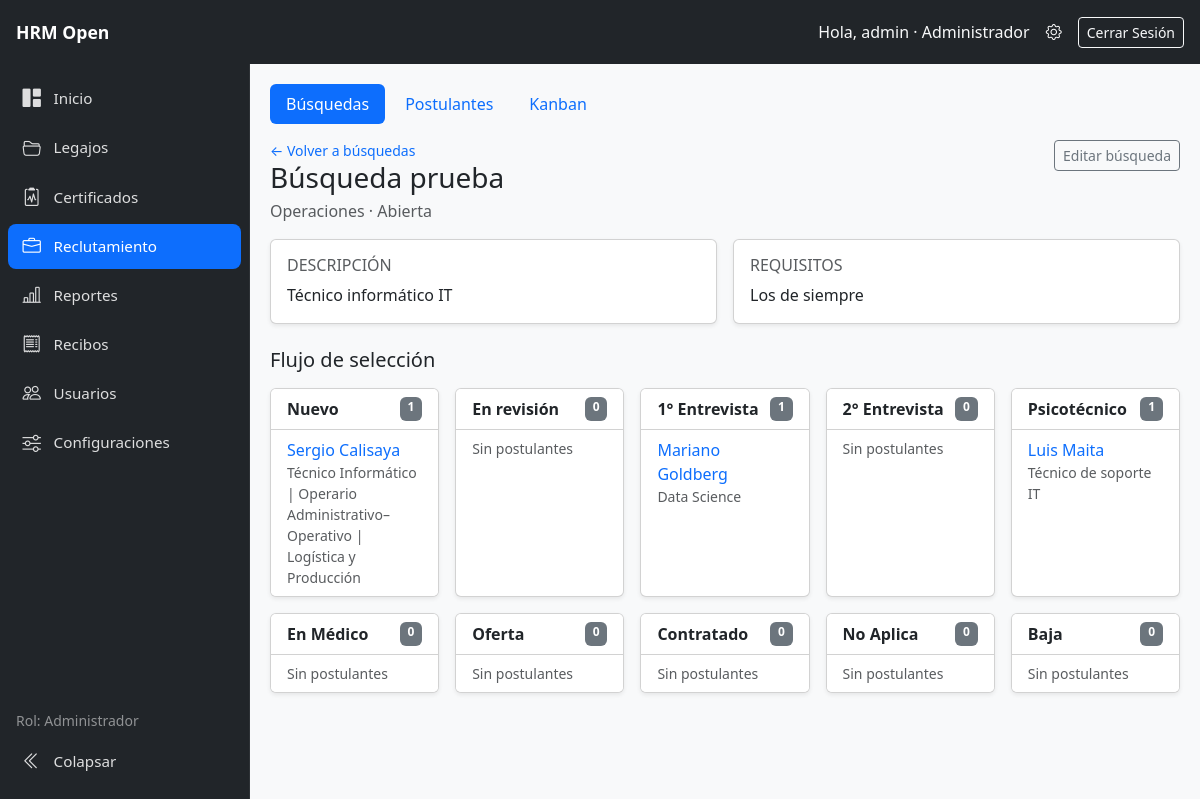
Screenshot of /recruitment/positions/1/ (signed in) with the database file from the repository.
### recruitment/models.py (models this page shows, shortened)
class Position(models.Model):
    class Status(models.TextChoices):
        OPEN = "abierta", "Abierta"
        PAUSED = "pausada", "Pausada"
        CLOSED = "cerrada", "Cerrada"
    title = models.CharField("Título", max_length=150)
    client = models.CharField("Cliente / Área", max_length=150, blank=True)
    description = models.TextField("Descripción", blank=True)
    requirements = models.TextField("Requisitos", blank=True)
    status = models.CharField("Estado", max_length=10, choices=Status.choices, default=Status.OPEN)
    start_date = models.DateField("Fecha de inicio", null=True, blank=True)
    closing_date = models.DateField("Fecha de cierre", null=True, blank=True)
    vacancies = models.PositiveSmallIntegerField("Vacantes", default=1)
    owner = models.ForeignKey(
        settings.AUTH_USER_MODEL, verbose_name="Responsable", on_delete=models.SET_NULL,
        null=True, blank=True, related_name="positions",
    )
    created_at = models.DateTimeField(auto_now_add=True)
    class Meta:
        ordering = ["-created_at"]
        verbose_name = "búsqueda"

class Application(models.Model):
    class Stage(models.TextChoices):
        NEW = "nuevo", "Nuevo"
        REVIEW = "en_revision", "En revisión"
        INTERVIEW_1 = "entrevista_1", "1° Entrevista"
        INTERVIEW_2 = "entrevista_2", "2° Entrevista"
        PSICO = "psico", "Psicotécnico"
        MEDICAL = "medico", "En Médico"
        OFFER = "oferta", "Oferta"
        HIRED = "contratado", "Contratado"
        NO_APLICA = "no_aplica", "No Aplica"
        BAJA = "baja", "Baja"
    candidate = models.ForeignKey(Candidate, on_delete=models.CASCADE, related_name="applications")
    position = models.ForeignKey(Position, on_delete=models.CASCADE, related_name="applications")
    stage = models.CharField("Etapa", max_length=20, choices=Stage.choices, default=Stage.NEW)
    stage_notes = models.JSONField("Notas por etapa", default=dict, blank=True)
    created_at = models.DateTimeField(auto_now_add=True)
    updated_at = models.DateTimeField(auto_now=True)
    class Meta:
        ordering = ["-created_at"]
        constraints = [
            models.UniqueConstraint(fields=["candidate", "position"], name="uniq_candidate_position"),
        ]

class Candidate(models.Model):
    class Source(models.TextChoices):
        MANUAL = "manual", "Carga manual"
        PORTAL = "portal", "Portal de candidatos"
    first_name = models.CharField("Nombre", max_length=100)
    last_name = models.CharField("Apellido", max_length=100)
    email = models.EmailField("Email", unique=True)
    phone = models.CharField("Teléfono", max_length=40, blank=True)
    location = models.CharField("Ubicación", max_length=150, blank=True)
    linkedin = models.URLField("LinkedIn", blank=True)
    current_title = models.CharField("Puesto actual", max_length=150, blank=True)
    years_experience = models.PositiveSmallIntegerField("Años de experiencia", null=True, blank=True)
    skills = models.TextField("Habilidades", blank=True)
    education = models.TextField("Formación", blank=True)
    summary = models.TextField("Resumen profesional", blank=True)
    cv_file = models.FileField("CV", upload_to="cvs/%Y/%m/", blank=True)
    cv_text = models.TextField("Texto del CV (para búsquedas)", blank=True)
    source = models.CharField("Origen", max_length=10, choices=Source.choices, default=Source.MANUAL)
    consent_given = models.BooleanField("Consentimiento de datos", default=False)
    created_at = models.DateTimeField(auto_now_add=True)
    updated_at = models.DateTimeField(auto_now=True)
    class Meta:
        ordering = ["-created_at"]
        verbose_name = "postulante"
    def __str__(self):
        return f"{self.first_name} {self.last_name}".strip()

### recruitment/views.py (the view)
# urls.py: path('positions/<int:pk>/', views.position_detail, name='position_detail'),
@role_required(*ALL_ROLES)
def position_detail(request, pk):
    position = get_object_or_404(Position, pk=pk)
    apps = list(position.applications.select_related("candidate"))
    columns = [
        (value, label, [a for a in apps if a.stage == value])
        for value, label in Application.Stage.choices
    ]
    return render(request, "recruitment/position_detail.html", {
        "position": position,
        "columns": columns,
    })

### accounts/context_processors.py (called while the page is built, shortened)
def role_context(request):
    user = getattr(request, 'user', None)
    return capabilities_for(user)

### accounts/roles.py (called while the page is built)
def get_user_role(user):
    if not getattr(user, 'is_authenticated', False):
        return None
    if user.is_superuser:
        return ROLE_ADMIN
    names = set(user.groups.values_list('name', flat=True))
    for role in ALL_ROLES:
        if role in names:
            return role
    return None

def user_has_role(user, *roles):
    role = get_user_role(user)
    return role in roles

def can_manage_users(user):
    return user_has_role(user, ROLE_ADMIN)

def can_manage_employees(user):
    return user_has_role(user, ROLE_ADMIN, ROLE_OPERATOR)

def can_manage_absences(user):
    return user_has_role(user, ROLE_ADMIN, ROLE_OPERATOR, ROLE_COLLABORATOR)

def can_manage_recruitment(user):
    return user_has_role(user, ROLE_ADMIN, ROLE_OPERATOR)

def can_view_reports(user):
    return user_has_role(user, ROLE_ADMIN, ROLE_OPERATOR)

def can_import_export_employees(user):
    return user_has_role(user, ROLE_ADMIN, ROLE_OPERATOR)

def can_view_payslips(user):
    return user_has_role(user, ROLE_ADMIN, ROLE_OPERATOR, ROLE_COLLABORATOR)

def can_upload_payslips(user):
    return user_has_role(user, ROLE_ADMIN, ROLE_OPERATOR)

def can_manage_settings(user):
    return user_has_role(user, ROLE_ADMIN)

def capabilities_for(user):
    return {
        'user_role': get_user_role(user),
        'can_manage_users': can_manage_users(user),
        'can_manage_employees': can_manage_employees(user),
        'can_manage_absences': can_manage_absences(user),
        'can_manage_recruitment': can_manage_recruitment(user),
        'can_view_reports': can_view_reports(user),
        'can_import_export_employees': can_import_export_employees(user),
        'can_view_payslips': can_view_payslips(user),
        'can_upload_payslips': can_upload_payslips(user),
        'can_manage_settings': can_manage_settings(user),
    }

### core/context_processors.py (called while the page is built)
def company_settings(request):
    config, created = CompanySettings.objects.get_or_create(id=1, defaults={'name': 'HRM Open'})
    return {
        'company_config': config
    }

### employees/context_processors.py (called while the page is built)
def company_context(request):
    return {
        'company': CompanySettings.load()
    }

### employees/models.py (called while the page is built)
    @classmethod
    def load(cls):
        obj, created = cls.objects.get_or_create(pk=1)
        return obj

### templates/recruitment/position_detail.html (shortened to what this page needs)
﻿{% extends "recruitment/base.html" %}
{% block recruitment_content %}
<div class="d-flex justify-content-between align-items-start mb-3 flex-wrap gap-2">
  <div>
    <a href="{% url 'recruitment:position_list' %}" class="small text-decoration-none">← Volver a búsquedas</a>
    <h1 class="h3 mb-1">{{ position.title }}</h1>
    <div class="text-muted">
      {{ position.client|default:"Sin cliente asignado" }} · {{ position.get_status_display }}
    </div>
  </div>
  {% if can_manage_recruitment %}
    <a href="{% url 'recruitment:position_edit' position.pk %}" class="btn btn-outline-secondary btn-sm">Editar búsqueda</a>
  {% endif %}
</div>
{% if position.description or position.requirements %}
<div class="row g-3 mb-4">
  {% if position.description %}
  <div class="col-md-6">
    <div class="card h-100 shadow-sm">
      <div class="card-body">
        <h2 class="h6 text-uppercase text-muted">Descripción</h2>
        <p class="mb-0" style="white-space: pre-line">{{ position.description }}</p>
      </div>
    </div>
  </div>
  {% endif %}
  {% if position.requirements %}
  <div class="col-md-6">
    <div class="card h-100 shadow-sm">
      <div class="card-body">
        <h2 class="h6 text-uppercase text-muted">Requisitos</h2>
        <p class="mb-0" style="white-space: pre-line">{{ position.requirements }}</p>
      </div>
    </div>
  </div>
  {% endif %}
</div>
{% endif %}
<h2 class="h5 mb-3">Flujo de selección</h2>
<div class="row row-cols-1 row-cols-md-2 row-cols-lg-3 row-cols-xl-5 g-3 pb-2">
  {% for value, label, apps in columns %}
  <div class="col">
    <div class="card shadow-sm h-100">
      <div class="card-header d-flex justify-content-between bg-white">
        <span class="fw-semibold">{{ label }}</span>
        <span class="badge bg-secondary">{{ apps|length }}</span>
      </div>
      <ul class="list-group list-group-flush">
        {% for app in apps %}
        <li class="list-group-item">
          <a href="{% url 'recruitment:candidate_detail' app.candidate.pk %}" class="text-decoration-none">
            {{ app.candidate }}
          </a>
          <div class="small text-muted">{{ app.candidate.current_title|default:"" }}</div>
        </li>
        {% empty %}
        <li class="list-group-item text-muted small">Sin postulantes</li>
        {% endfor %}
      </ul>
    </div>
  </div>
  {% endfor %}
</div>
{% endblock %}

### templates/dashboard.html (shortened to what this page needs)
﻿<!DOCTYPE html>
{% load static %}
<html lang="es">
<head>
    <link href="https://cdn.jsdelivr.net/npm/bootstrap@5.3.0/dist/css/bootstrap.min.css" rel="stylesheet">
    <link rel="stylesheet" href="https://cdn.jsdelivr.net/npm/bootstrap-icons@1.10.5/font/bootstrap-icons.css">
</head>
<body class="app-shell">
    <header class="app-topbar">
        <div class="d-flex align-items-center gap-2">
            <a class="brand-text d-flex align-items-center gap-2 text-decoration-none" href="{% url 'dashboard' %}">
                <span class="text-white fw-bold d-none d-sm-inline">HRM Open</span>
            </a>
        </div>
        <div class="d-flex align-items-center">
            {% if request.user.is_authenticated %}
                <span class="text-light me-3 d-none d-md-inline">
                    Hola, {{ request.user.first_name|default:request.user.username }}{% if user_role %} · {{ user_role }}{% endif %}
                </span>
                {% if can_manage_users %}
                    <a href="{% url 'admin:index' %}" class="text-white text-decoration-none me-3" title="Panel de Administración" target="_blank">
                        <i class="bi bi-gear"></i>
                    </a>
                {% endif %}
                <form action="{% url 'logout' %}" method="post" class="d-inline m-0">
                    <button type="submit" class="btn btn-outline-light btn-sm">Cerrar Sesión</button>
                </form>
            {% else %}
                <a href="{% url 'login' %}" class="btn btn-outline-light btn-sm">Iniciar Sesión</a>
            {% endif %}
        </div>
    </header>
    <div class="app-layout">
        {% include "partials/sidebar_nav.html" %}
        <main class="app-main">
            {% block content %}{% endblock %}
        </main>
    </div>
</body>
</html>

### templates/dashboard.html (style rules this page uses)
:root { --sidebar-width: 250px; --sidebar-collapsed-width: 72px; --topbar-height: 64px; --sidebar-bg: #212529; --sidebar-hover: #2c3034; --sidebar-active: #0d6efd; }
html { height: 100%; }
body.app-shell { height: 100%; margin: 0; overflow: hidden; background: #f8f9fa; }
.app-topbar { position: fixed; top: 0; left: 0; right: 0; z-index: 1030; height: var(--topbar-height); background: #212529; color: #fff; display: flex; align-items: center; justify-content: space-between; padding: 0 1rem; gap: 0.75rem; }
.app-topbar .brand-text { color: #fff; text-decoration: none; font-weight: 600; font-size: 1.1rem; }
.app-layout { display: flex; position: fixed; top: var(--topbar-height); left: 0; right: 0; bottom: 0; }
.app-main { flex: 1; min-width: 0; height: 100%; overflow-y: auto; overflow-x: hidden; padding: 1.25rem; -webkit-overflow-scrolling: touch; }

### rows the page displays
Position: title "Búsqueda prueba", client "Operaciones", status "Abierta", description "Técnico informático IT", requirements "Los de siempre"
Application: stage "Nuevo", apps "1", candidate "Sergio Calisaya", candidate.current_title "Técnico Informático | Operario Administrativo–Operativo | Logística y Producción"
Application: label "1° Entrevista", apps "1", candidate "Mariano Goldberg", candidate.current_title "Data Science"
Application: label "Psicotécnico", apps "1", candidate "Luis Maita", candidate.current_title "Técnico de soporte IT"

### other values shown
{{ request.user.first_name|default:request.user.username }} "admin"
{{ user_role }} "Administrador"
{{ label }} "En revisión" "2° Entrevista" "En Médico" "Oferta" "Contratado" "No Aplica" "Baja"
{{ apps|length }} "0" "0" "0" "0" "0" "0" "0"
